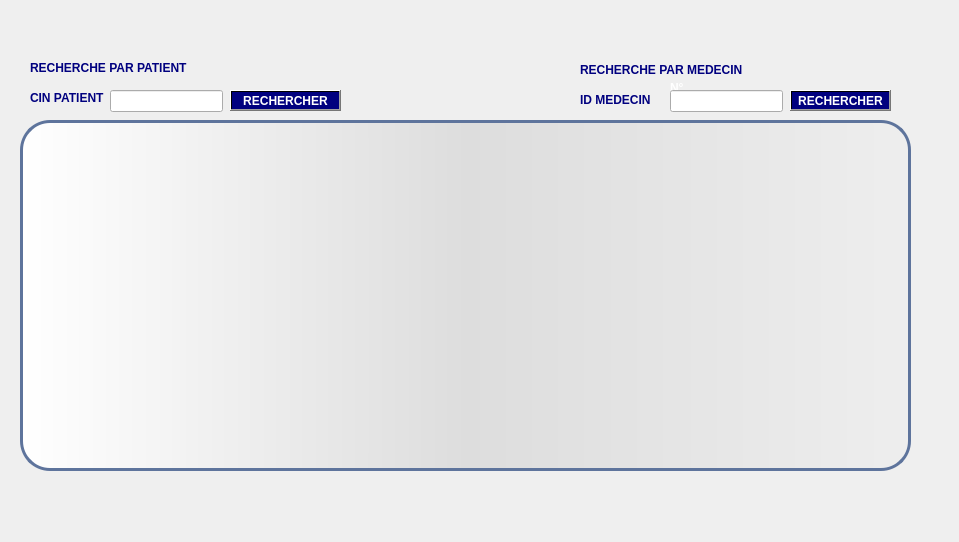
      <widget class="QWidget" name="tab_29">
       <attribute name="title">
        <string>AFFICHER RENDEZ-VOUS</string>
       </attribute>
       <widget class="QLabel" name="picture_affichrdv_2">
        <property name="geometry">
         <rect>
          <x>0</x>
          <y>-10</y>
          <width>950</width>
          <height>533</height>
         </rect>
        </property>
        <property name="minimumSize">
         <size>
          <width>0</width>
          <height>0</height>
         </size>
        </property>
        <property name="maximumSize">
         <size>
          <width>950</width>
          <height>533</height>
         </size>
        </property>
        <property name="text">
         <string/>
        </property>
       </widget>
       <widget class="QLabel" name="label_64">
        <property name="geometry">
         <rect>
          <x>670</x>
          <y>80</y>
          <width>21</width>
          <height>16</height>
         </rect>
        </property>
        <property name="font">
         <font>
          <weight>75</weight>
          <italic>false</italic>
          <bold>true</bold>
         </font>
        </property>
        <property name="styleSheet">
         <string notr="true">color: rgb(255, 255, 255);</string>
        </property>
        <property name="text">
         <string>N°</string>
        </property>
       </widget>
       <widget class="QLabel" name="label_62">
        <property name="geometry">
         <rect>
          <x>580</x>
          <y>60</y>
          <width>171</width>
          <height>20</height>
         </rect>
        </property>
        <property name="font">
         <font>
          <weight>75</weight>
          <bold>true</bold>
         </font>
        </property>
        <property name="styleSheet">
         <string notr="true">color: rgb(255, 255, 255);
color: rgb(0, 0, 127);</string>
        </property>
        <property name="text">
         <string>RECHERCHE PAR MEDECIN</string>
        </property>
       </widget>
       <widget class="QLineEdit" name="patient_recherche">
        <property name="geometry">
         <rect>
          <x>110</x>
          <y>90</y>
          <width>113</width>
          <height>22</height>
         </rect>
        </property>
       </widget>
       <widget class="QLineEdit" name="medecin_recherche_2">
        <property name="geometry">
         <rect>
          <x>670</x>
          <y>90</y>
          <width>113</width>
          <height>22</height>
         </rect>
        </property>
       </widget>
       <widget class="QPushButton" name="recherche_patient">
        <property name="geometry">
         <rect>
          <x>230</x>
          <y>90</y>
          <width>111</width>
          <height>21</height>
         </rect>
        </property>
        <property name="font">
         <font>
          <weight>75</weight>
          <bold>true</bold>
         </font>
        </property>
        <property name="styleSheet">
         <string notr="true">background-color: qlineargradient(spread:pad, x1:0.631, y1:0.420455, x2:1, y2:0, stop:1 rgba(0, 0, 127, 255));
color: rgb(255, 255, 255);
</string>
        </property>
        <property name="text">
         <string>RECHERCHER</string>
        </property>
       </widget>
       <widget class="QLabel" name="label_59">
        <property name="geometry">
         <rect>
          <x>30</x>
          <y>90</y>
          <width>81</width>
          <height>16</height>
         </rect>
        </property>
        <property name="font">
         <font>
          <weight>75</weight>
          <bold>true</bold>
         </font>
        </property>
        <property name="styleSheet">
         <string notr="true">color: rgb(255, 255, 255);
color: rgb(0, 0, 127);</string>
        </property>
        <property name="text">
         <string>CIN PATIENT</string>
        </property>
       </widget>
       <widget class="QTableView" name="tabrdv_2">
        <property name="geometry">
         <rect>
          <x>20</x>
          <y>120</y>
          <width>891</width>
          <height>351</height>
         </rect>
        </property>
        <property name="minimumSize">
         <size>
          <width>0</width>
          <height>0</height>
         </size>
        </property>
        <property name="maximumSize">
         <size>
          <width>950</width>
          <height>533</height>
         </size>
        </property>
        <property name="styleSheet">
         <string notr="true">QTableView {border:3px solid #5E749C;text-align:top;padding:4px;border-radius:30px;background:QLinearGradient(x1: 0,y1: 0,x2: 1,y2: 0,stop: 0 #fff,stop: 1 #eee,stop: 0.5 #ddd,stop: 1 #eee);width:15px;}
QTableView::item:focus{selection-background-color:blue;}
QScrollBar:horizontal{width: 20px;background:none;}



</string>
        </property>
       </widget>
       <widget class="QLabel" name="label_60">
        <property name="geometry">
         <rect>
          <x>30</x>
          <y>60</y>
          <width>161</width>
          <height>16</height>
         </rect>
        </property>
        <property name="font">
         <font>
          <weight>75</weight>
          <bold>true</bold>
         </font>
        </property>
        <property name="styleSheet">
         <string notr="true">color: rgb(0, 0, 127);</string>
        </property>
        <property name="text">
         <string>RECHERCHE PAR PATIENT</string>
        </property>
       </widget>
       <widget class="QPushButton" name="rechercher_medecin_2">
        <property name="geometry">
         <rect>
          <x>790</x>
          <y>90</y>
          <width>101</width>
          <height>21</height>
         </rect>
        </property>
        <property name="font">
         <font>
          <weight>75</weight>
          <bold>true</bold>
         </font>
        </property>
        <property name="styleSheet">
         <string notr="true">background-color: qlineargradient(spread:pad, x1:0.631, y1:0.420455, x2:1, y2:0, stop:1 rgba(0, 0, 127, 255));
color: rgb(255, 255, 255);</string>
        </property>
        <property name="text">
         <string>RECHERCHER</string>
        </property>
       </widget>
       <widget class="QLabel" name="label_61">
        <property name="geometry">
         <rect>
          <x>580</x>
          <y>90</y>
          <width>81</width>
          <height>20</height>
         </rect>
        </property>
        <property name="font">
         <font>
          <family>MS Shell Dlg 2</family>
          <weight>75</weight>
          <bold>true</bold>
         </font>
        </property>
        <property name="styleSheet">
         <string notr="true">color: rgb(255, 255, 255);
color: rgb(0, 0, 127);</string>
        </property>
        <property name="text">
         <string>ID MEDECIN</string>
        </property>
       </widget>
      </widget>
